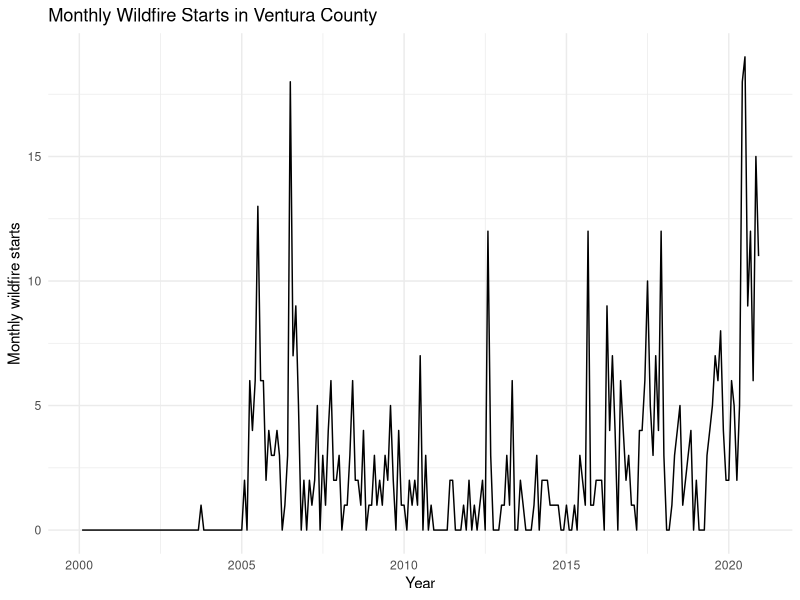
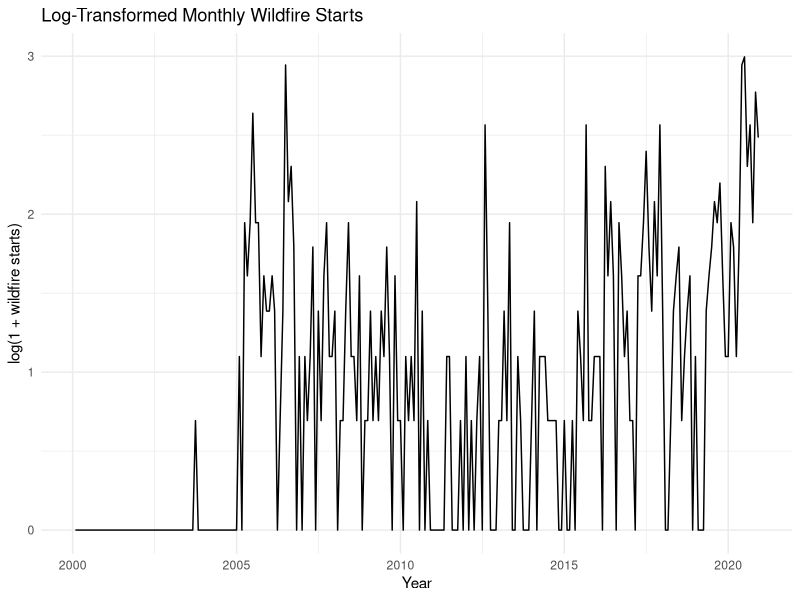
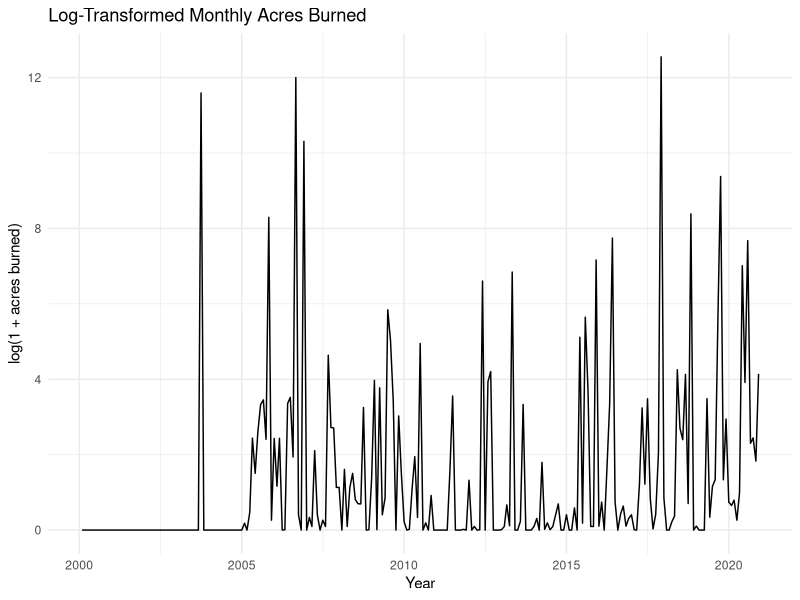

Recreate these plots in R, in order.
## ---- chunk 1
#| label: setup
#| include: false

library(readr)
library(dplyr)
library(lubridate)
library(ggplot2)

sample_start <- as.Date("2000-02-01")
sample_end <- as.Date("2020-12-01")

monthly_full <- read_csv("ventura_wildfires_monthly_1992_2020.csv",
                         show_col_types = FALSE) |>
  mutate(month = as.Date(month))

monthly_model <- monthly_full |>
  filter(
    month >= sample_start,
    month <= sample_end
  ) |>
  mutate(
    log_fire_count = log1p(fire_count),
    log_acres = log1p(total_acres_burned)
  )
## ---- chunk 2
#| label: fig-fire-count
#| echo: false
#| warning: false
#| message: false
#| fig-cap: "Monthly wildfire starts in Ventura County, 2000–2020."

ggplot(monthly_model, aes(x = month, y = fire_count)) +
  geom_line() +
  labs(
    x = "Year",
    y = "Monthly wildfire starts",
    title = "Monthly Wildfire Starts in Ventura County"
  ) +
  theme_minimal()
## ---- chunk 3
#| label: fig-log-fire-count
#| echo: false
#| warning: false
#| message: false
#| fig-cap: "Log-transformed monthly wildfire starts used for SARIMA modeling."

ggplot(monthly_model, aes(x = month, y = log_fire_count)) +
  geom_line() +
  labs(
    x = "Year",
    y = "log(1 + wildfire starts)",
    title = "Log-Transformed Monthly Wildfire Starts"
  ) +
  theme_minimal()
## ---- chunk 4
#| label: fig-log-acres
#| echo: false
#| warning: false
#| message: false
#| fig-cap: "Log-transformed monthly acres burned used for wildfire severity modeling."

ggplot(monthly_model, aes(x = month, y = log_acres)) +
  geom_line() +
  labs(
    x = "Year",
    y = "log(1 + acres burned)",
    title = "Log-Transformed Monthly Acres Burned"
  ) +
  theme_minimal()
